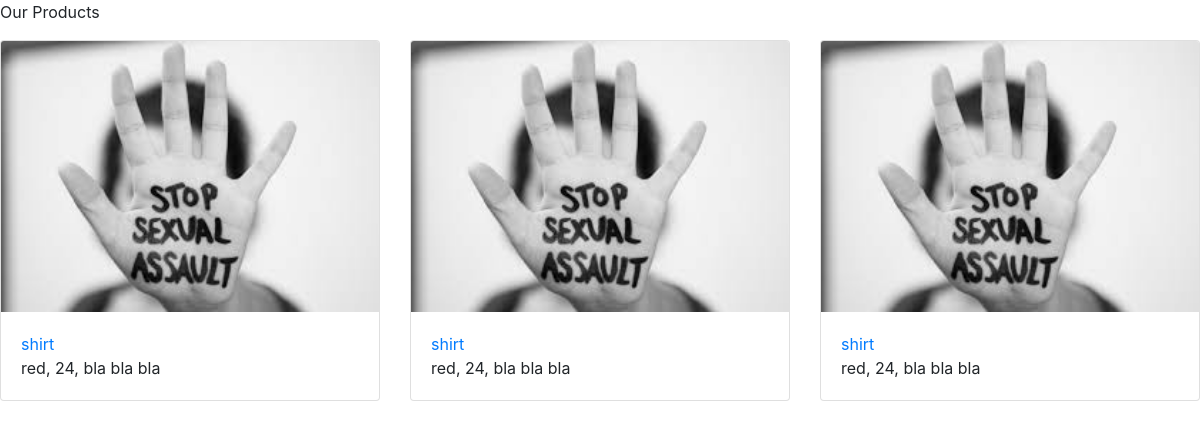
The app's page /store with its own data.
### model.py (models this page shows)
class Product(Base):
    __tablename__ = "products"
    id = Column(Integer, primary_key=True)
    name = Column(String)
    color=Column(String)
    picture=Column(String)
    price=Column(Integer)
    info=Column(String)

### app.py (the view)
@app.route("/store")
def store():
	products=get_all_products()
	return render_template("store.html", products=products)

### database.py (called while the page is built)
def get_all_products():
    products = session.query(Product).all()
    return products

### templates/store.html (shortened to what this page needs)
<!DOCTYPE html>
<html class="no-js" lang="en">
<head>
    <link rel="stylesheet" href="https://stackpath.bootstrapcdn.com/bootstrap/4.1.3/css/bootstrap.min.css">
</head>
<body>
		<p class=title1>Our Products<p>
		<div class=row>
			{% for product in products%}
      <div class="col-sm-4">
        <div class="card">
          <img class="card-img-top" src="{{url_for('static', filename='images/sexual.jpg')}}">
        <div class="card-body">
        <a href="/product/{{product.id}}" class="card-title">{{product.name}}</a>
        <p class="card-text">{{product.color}}, {{product.price}}, {{product.info}}</p>
        </div>
    </div>
  </div>
			{% endfor%}
		</div>
</body>
</html>

### records on screen
Product: name "shirt", color "red", price "24", info "bla bla bla"
Product: name "shirt", color "red", price "24", info "bla bla bla"
Product: name "shirt", color "red", price "24", info "bla bla bla"
